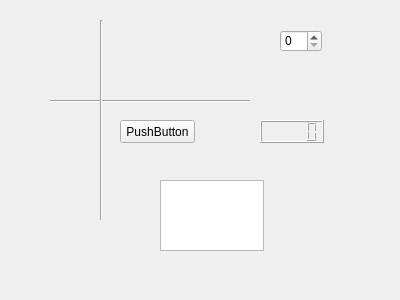
<?xml version="1.0" encoding="UTF-8"?>
<ui version="4.0">
 <class>Widget</class>
 <widget class="QWidget" name="Widget">
  <property name="geometry">
   <rect>
    <x>0</x>
    <y>0</y>
    <width>400</width>
    <height>300</height>
   </rect>
  </property>
  <property name="windowTitle">
   <string>Widget</string>
  </property>
  <widget class="Line" name="line">
   <property name="geometry">
    <rect>
     <x>50</x>
     <y>100</y>
     <width>200</width>
     <height>3</height>
    </rect>
   </property>
   <property name="orientation">
    <enum>Qt::Horizontal</enum>
   </property>
  </widget>
  <widget class="Line" name="line_2">
   <property name="geometry">
    <rect>
     <x>100</x>
     <y>20</y>
     <width>3</width>
     <height>200</height>
    </rect>
   </property>
   <property name="orientation">
    <enum>Qt::Vertical</enum>
   </property>
  </widget>
  <widget class="QPushButton" name="pushButton">
   <property name="geometry">
    <rect>
     <x>120</x>
     <y>120</y>
     <width>75</width>
     <height>23</height>
    </rect>
   </property>
   <property name="text">
    <string>PushButton</string>
   </property>
  </widget>
  <widget class="QLCDNumber" name="lcdNumber">
   <property name="geometry">
    <rect>
     <x>260</x>
     <y>120</y>
     <width>64</width>
     <height>23</height>
    </rect>
   </property>
  </widget>
  <widget class="QTextEdit" name="textEdit">
   <property name="geometry">
    <rect>
     <x>160</x>
     <y>180</y>
     <width>104</width>
     <height>71</height>
    </rect>
   </property>
  </widget>
  <widget class="QSpinBox" name="spinBox">
   <property name="geometry">
    <rect>
     <x>280</x>
     <y>30</y>
     <width>42</width>
     <height>22</height>
    </rect>
   </property>
  </widget>
 </widget>
 <layoutdefault spacing="6" margin="11"/>
 <resources/>
 <connections/>
</ui>
